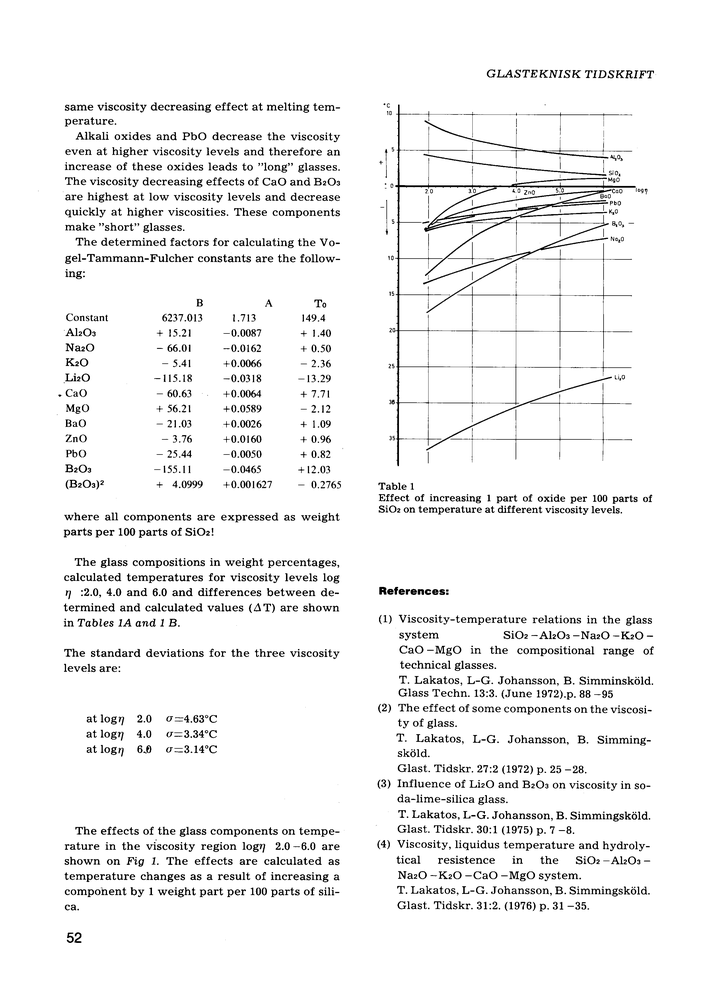
#> input picture shared/sources/lakatos/page_002_full.png, 706 x 999 px, shrunk from 2481 x 3508 before the run, found by its file name
$ python find_tables_by_reference.py
#> lines starting #> are read from the running program, lines starting #| are printed output that depends on the picture
#!/usr/bin/env python3
"""
Use reference images to locate and extract tables properly
"""

import sys
import cv2
import numpy as np
from pathlib import Path
from PIL import Image
import pytesseract

sys.path.insert(0, '/app/src')

def find_table_in_page(page_image_path, table_reference_path):
    """
    Find where a reference table image appears in the full page

    Args:
        page_image_path: Path to full page image
        table_reference_path: Path to cropped table image

    Returns:
        Bounding box (x, y, w, h) or None
    """
    # Load images
    page = cv2.imread(str(page_image_path))
#> page is the input picture: shape (999, 706, 3); min 0, max 255, mean 242
    template = cv2.imread(str(table_reference_path))
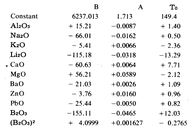
#> input picture shared/sources/lakatos/table_from_page_2.png, 193 x 136 px, shrunk from 678 x 478 before the run, found by its file name
#> template is the input picture: shape (136, 193, 3); min 0, max 255, mean 240.7

    if page is None or template is None:
        return None

    # Convert to grayscale
    page_gray = cv2.cvtColor(page, cv2.COLOR_BGR2GRAY)
    template_gray = cv2.cvtColor(template, cv2.COLOR_BGR2GRAY)

    # Template matching
    result = cv2.matchTemplate(page_gray, template_gray, cv2.TM_CCOEFF_NORMED)
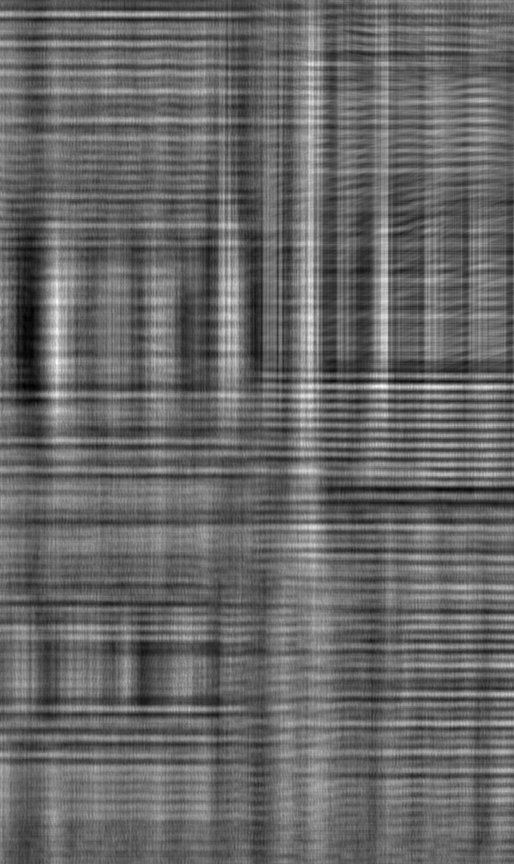
#> result: shape (864, 514) float32; min -0.0871, max 0.128, mean -0.000314; drawn with min black and max white

    # Find best match
    min_val, max_val, min_loc, max_loc = cv2.minMaxLoc(result)
#> min_val = -0.0871; max_val = 0.128; min_loc = (24, 385); max_loc = (382, 386)

    print(f"  Match confidence: {max_val:.3f}")
#|   Match confidence: 0.128

    if max_val > 0.5:  # Good match
        x, y = max_loc
        h, w = template_gray.shape
        return (x, y, w, h)

    return None

def extract_table_at_location(page_image_path, bbox):
    """Extract table region and OCR it properly"""
    page = cv2.imread(str(page_image_path))
    x, y, w, h = bbox

    # Extract region with padding
    padding = 10
    x1 = max(0, x - padding)
    y1 = max(0, y - padding)
    x2 = min(page.shape[1], x + w + padding)
    y2 = min(page.shape[0], y + h + padding)

    table_region = page[y1:y2, x1:x2]

    # Convert to PIL for OCR
    pil_image = Image.fromarray(cv2.cvtColor(table_region, cv2.COLOR_BGR2RGB))

    # OCR with table-specific settings
    custom_config = r'--psm 6'  # Uniform block of text
    text = pytesseract.image_to_string(pil_image, config=custom_config)

    return text, table_region

def main():
    """Find tables using reference images"""
    print("\n" + "="*80)
    print("FINDING TABLES USING REFERENCE IMAGES")
    print("="*80)

    page2_path = Path('/app/shared/sources/lakatos/page_002_full.png')

    # Reference tables from page 2
    references = [
        ('table_from_page_2.png', 'Main table from page 2'),
        ('another_one_table_from_page_2.png', 'Small table from page 2'),
    ]

    for ref_file, description in references:
        ref_path = Path(f'/app/shared/sources/lakatos/{ref_file}')

        print(f"\n{description}:")
        print(f"  Reference: {ref_file}")

        if not ref_path.exists():
            print(f"  ✗ Reference image not found")
            continue

        # Find table in page
        bbox = find_table_in_page(page2_path, ref_path)

        if bbox:
            x, y, w, h = bbox
            print(f"  ✓ Found at: ({x}, {y}), size: {w}×{h}")

            # Extract and OCR
            text, region = extract_table_at_location(page2_path, bbox)

            print(f"\n  OCR Text (first 200 chars):")
            print(f"  {text[:200]}...")

            # Save extracted region
            output_path = Path(f'/tmp/found_{ref_file}')
            cv2.imwrite(str(output_path), region)
            print(f"  Saved to: {output_path}")
        else:
            print(f"  ✗ Not found in page")
#> pass 2 of the loop in main, `for ref_file, description in references:`:
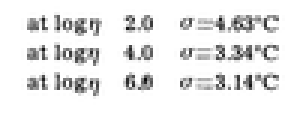
#> input picture shared/sources/lakatos/another_one_table_from_page_2.png, 100 x 40 px, shrunk from 352 x 140 before the run, found by its file name (shown 3 times larger)
#> in find_table_in_page, template is the input picture: shape (40, 100, 3); min 8, max 255, mean 234.6
#> template_gray: shape (40, 100)
#> in find_table_in_page (call 2), `result = cv2.matchTemplate(page_gray, template_gray, cv2.TM_CCOEFF_NOR..`:
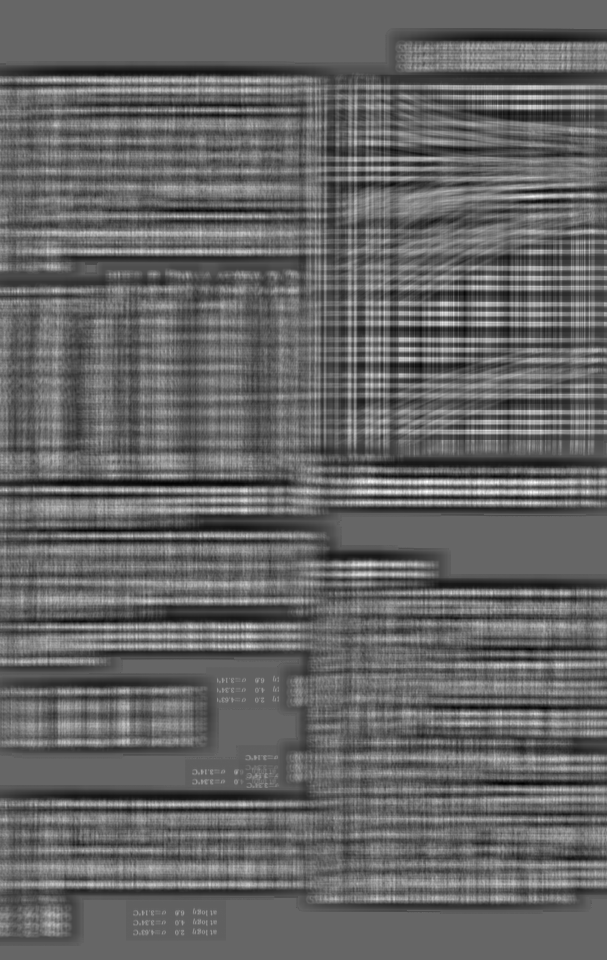
#> result: shape (960, 607) float32; min -0.176, max 0.26, mean -0.00159; drawn with min black and max white
#> min_val = -0.176; max_val = 0.26; min_loc = (523, 783); max_loc = (427, 481)
#|   Match confidence: 0.260

    print("\n" + "="*80)

    return 0

if __name__ == "__main__":
    sys.exit(main())
#> (the program exits here)
